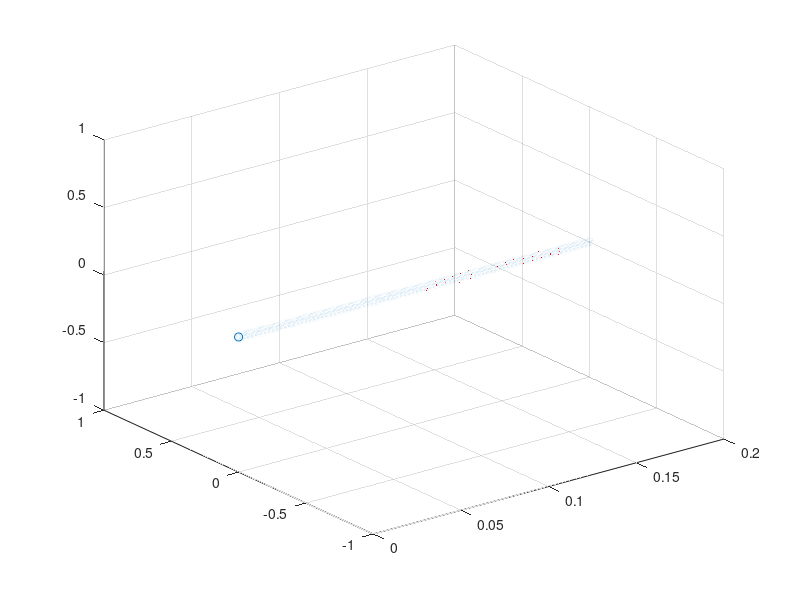
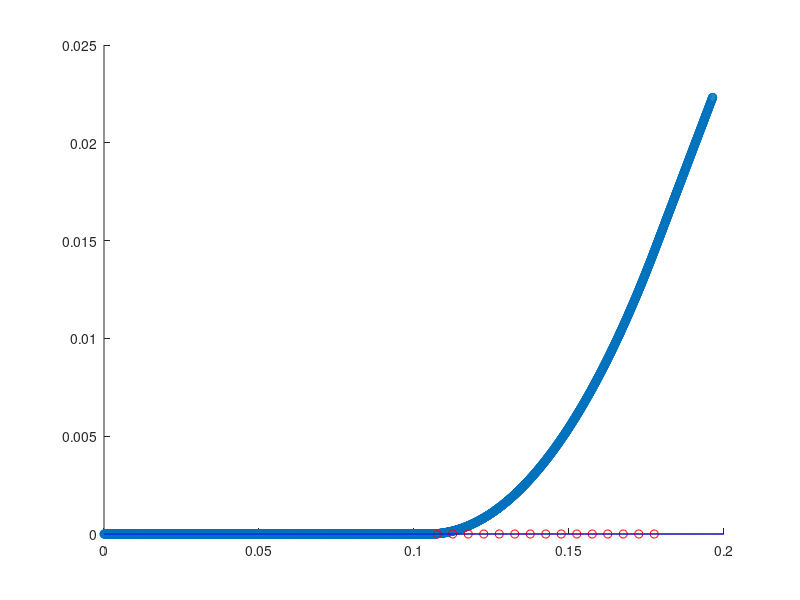
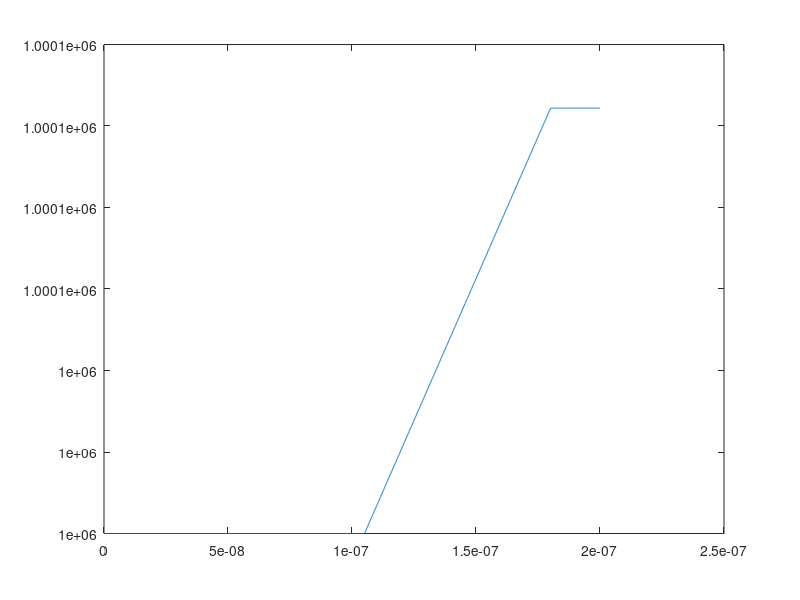

Write MATLAB code to recreate these figures, in order.

function RingMagneticField
clc;
close all;
format long;
global q m h hhat e epsilon0 u0
h = 6.626196e-34;
hhat = h / (2 * pi);
m = 9.109e-31;
e = -1.602e-19;
q = abs(e);
epsilon0 = 8.854187817e-12;
u0 = 4e-7 * pi;  
f = 12e6;
w = 2 * pi * f;
c = 3e8;
lambda = c / f;
k = 2 * pi / lambda;

L = 0.2;
v0 = 1e6;
simcount = 2000;
tmin = 0;
tmax = L / v0;
t = linspace(tmin, tmax, simcount);
dt = (tmax - tmin) / length(t);
E0 = 0;
vEM = q * E0 / (m * w); 
xEM = q * E0 / (m * w^2);

AXES_COUNT = 3;
global isConvergingMagnetic
isConvergingMagnetic = 0;
if isConvergingMagnetic == 0
    % B = 0.03e-3;
    B = 0.03e-3;
else
    B = 0.3e-3;
end
vx = v0 * ones(1, simcount);
vy = vEM * sin(w * t);
vz = zeros(1, simcount);
xy = zeros(1, simcount);
xx = zeros(1, simcount);
xz = zeros(1, simcount);

for i = 2: simcount - 1
    xx(i) = xx(i - 1) + dt * (vx(i) + vx(i + 1)) / 2.0;
    xy(i) = xy(i - 1) + dt * (vy(i) + vy(i + 1)) / 2.0;
    xz(i) = xz(i - 1) + dt * (vz(i) + vz(i + 1)) / 2.0;
end

xx(simcount) = xx(simcount - 1);
xy(simcount) = xy(simcount - 1);
xz(simcount) = xz(simcount - 1);

global xVpp
xVpp = max(xy);
rmax = (1.5 * xVpp) / 2;
theta = 0 : pi/100 : 2 * pi;
By = rmax * cos(theta) + xVpp / 2.0; 
Bz = rmax * sin(theta);

figure;
scatter3(xx, xy, xz);
hold on;
global startBx endBx stepBx Barea
startBx = 0.105;
endBx = 0.18;
stepBx = 0.005;
Barea = startBx : stepBx : endBx;

for bx = startBx : stepBx : endBx
    Bx = ones(length(theta), 1) * bx;
    scatter3(Bx, By, Bz, 'r')
end
hold off;

v_xyz = [vx' vy' vz'];

B_xyz = [zeros(simcount, 1), zeros(simcount, 1), [zeros(simcount * startBx / L , 1); ones(round(simcount * (endBx - startBx) / L), 1) * B; zeros(round(simcount * (L - endBx) / L), 1)]];

trajectory_xyz = zeros(simcount, AXES_COUNT);

for i = 2 : simcount * startBx / L    
    i
    E_acc_xyz = [0, q * E0 / m * cos(w * t(i)), 0];
    v_xyz(i + 1, 1:end) = v_xyz(i, 1:end) + (E_acc_xyz) * dt;
    trajectory_xyz(i, 1:end) = trajectory_xyz(i - 1, 1:end) + 0.5 * dt * (v_xyz(i, 1:end) + v_xyz(i + 1, 1:end)); 
end

for i = simcount * startBx / L + 1 : simcount * endBx / L;
    i
    last_xyz = trajectory_xyz(i - 1, 1:end);
    if isConvergingMagnetic == 0
        if last_xyz(2) < xVpp * 0.5
            B_xyz(i, 1:end) = -B_xyz(i, 1:end);
        else
            B_xyz(i, 1:end) = B_xyz(i, 1:end);
        end
    else
        if last_xyz(2) < xVpp * 0.5
            B_xyz(i, 1:end) = B_xyz(i, 1:end);
        else
            B_xyz(i, 1:end) = -B_xyz(i, 1:end);
        end
    end
    
    E_acc_xyz = [0 q * E0 / m * cos(w * t(i)) 0];
    E_acc_xyz = [0 0 0];
    if getValueAbs(B_xyz) == 0
        lorentz_acc_xyz = [0 0 0];
    else
        lorentz_acc_xyz = getLorentz(v_xyz, B_xyz, i) / m;
    end
    next_v = v_xyz(i, 1:end) + (lorentz_acc_xyz + E_acc_xyz) * dt;
    % v_xyz(i + 1, 1:end) = next_v * getValueAbs(v_xyz(i, 1:end)) / getValueAbs(next_v);
    v_xyz(i + 1, 1:end) = next_v;
    next_xyz = trajectory_xyz(i - 1, 1:end) + 0.5 * dt * (v_xyz(i, 1:end) + v_xyz(i + 1, 1:end));
    trajectory_xyz(i, 1:end) = next_xyz;
end

for i = simcount * endBx / L + 1 : simcount - 1;
    i
    E_acc_xyz = [0 q * E0 / m * cos(w * t(i)) 0];
    next_v = v_xyz(i, 1:end) + E_acc_xyz * dt;
    v_xyz(i + 1, 1:end) = next_v;
    next_xyz = trajectory_xyz(i - 1, 1:end) + 0.5 * dt * (v_xyz(i, 1:end) + v_xyz(i + 1, 1:end));
    trajectory_xyz(i, 1:end) = next_xyz;
end

trajectory_xyz(simcount, 1:end) = trajectory_xyz(simcount - 1, 1:end);
showTrajectoryXY(trajectory_xyz);
showVxyzAndTime(v_xyz, t);

function vet = getTimevalue(values, t)
vet = values(t, 1:end);

function valueabs = getValueAbs(value)
valueabs = sqrt(sum(value .* value));

function lorentz = getLorentz(vv, BB, index)
global e
if nargin == 2
    lorentz = e * cross(vv, BB);
end
if nargin == 3
    lorentz = e * cross(getTimevalue(vv, index), getTimevalue(BB, index));
end

function showTrajectoryXYZ(trajectory_xyz)
figure;
scatter3(trajectory_xyz(1:end, 1), trajectory_xyz(1:end, 2), trajectory_xyz(1:end, 3));

function showTrajectoryXY(trajectory_xyz)
figure;
scatter(trajectory_xyz(1:end, 1), trajectory_xyz(1:end, 2));
hold on
global startBx endBx stepBx xVpp isConvergingMagnetic
for x = startBx + stepBx / 2 : stepBx : endBx
    for y = -xVpp * 3.0 : stepBx / 2: xVpp * 3.0
        vpp = y + xVpp * 0.5;
        if isConvergingMagnetic == 0
            if vpp >= xVpp * 0.5
                scatter(x, vpp, 'r')
            else
                scatter(x, vpp, 'r*')
            end
        else
            if vpp < xVpp * 0.5
                scatter(x, vpp, 'r')
            else
                scatter(x, vpp, 'r*')
            end
        end
    end
end
plot(linspace(0, 0.2, 50), ones(50, 1) * xVpp / 2.0, 'b');
hold off

function showVxyzAndTime(vxyz, t)
v = sqrt(vxyz(1:end, 1).^2 + vxyz(1:end, 2).^2 + vxyz(1:end, 3).^2);
figure;
plot(t, v);
